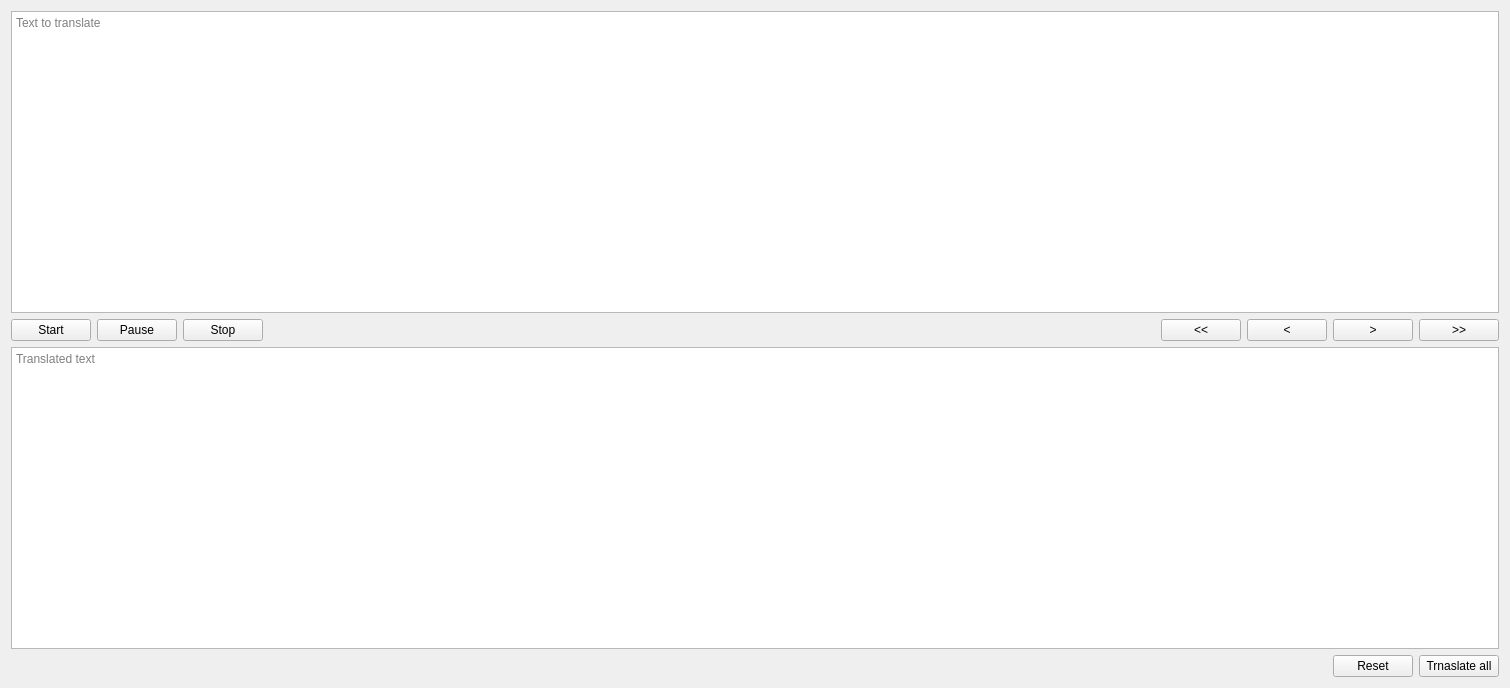
<?xml version="1.0" encoding="UTF-8"?>
<ui version="4.0">
 <class>Form</class>
 <widget class="QWidget" name="Form">
  <property name="geometry">
   <rect>
    <x>0</x>
    <y>0</y>
    <width>1510</width>
    <height>688</height>
   </rect>
  </property>
  <property name="windowTitle">
   <string>Form</string>
  </property>
  <layout class="QGridLayout" name="gridLayout">
   <item row="0" column="0">
    <widget class="QPlainTextEdit" name="textToTranslateInput">
     <property name="documentTitle">
      <string/>
     </property>
     <property name="placeholderText">
      <string>Text to translate</string>
     </property>
    </widget>
   </item>
   <item row="2" column="0">
    <widget class="QPlainTextEdit" name="translatedTextInput">
     <property name="documentTitle">
      <string/>
     </property>
     <property name="placeholderText">
      <string>Translated text</string>
     </property>
    </widget>
   </item>
   <item row="1" column="0">
    <layout class="QHBoxLayout" name="horizontalLayout">
     <item>
      <widget class="QPushButton" name="startButton">
       <property name="text">
        <string>Start</string>
       </property>
      </widget>
     </item>
     <item>
      <widget class="QPushButton" name="pauseButton">
       <property name="text">
        <string>Pause</string>
       </property>
      </widget>
     </item>
     <item>
      <widget class="QPushButton" name="stopButton">
       <property name="text">
        <string>Stop</string>
       </property>
      </widget>
     </item>
     <item>
      <spacer name="horizontalSpacer">
       <property name="orientation">
        <enum>Qt::Horizontal</enum>
       </property>
       <property name="sizeHint" stdset="0">
        <size>
         <width>40</width>
         <height>20</height>
        </size>
       </property>
      </spacer>
     </item>
     <item>
      <widget class="QPushButton" name="previousSentenceButton">
       <property name="sizePolicy">
        <sizepolicy hsizetype="Minimum" vsizetype="Preferred">
         <horstretch>0</horstretch>
         <verstretch>0</verstretch>
        </sizepolicy>
       </property>
       <property name="maximumSize">
        <size>
         <width>100</width>
         <height>16777215</height>
        </size>
       </property>
       <property name="text">
        <string>&lt;&lt;</string>
       </property>
      </widget>
     </item>
     <item>
      <widget class="QPushButton" name="previousWordButton">
       <property name="sizePolicy">
        <sizepolicy hsizetype="Minimum" vsizetype="Preferred">
         <horstretch>0</horstretch>
         <verstretch>0</verstretch>
        </sizepolicy>
       </property>
       <property name="maximumSize">
        <size>
         <width>100</width>
         <height>16777215</height>
        </size>
       </property>
       <property name="text">
        <string>&lt;</string>
       </property>
      </widget>
     </item>
     <item>
      <widget class="QPushButton" name="nextWordButton">
       <property name="sizePolicy">
        <sizepolicy hsizetype="Minimum" vsizetype="Preferred">
         <horstretch>0</horstretch>
         <verstretch>0</verstretch>
        </sizepolicy>
       </property>
       <property name="maximumSize">
        <size>
         <width>100</width>
         <height>16777215</height>
        </size>
       </property>
       <property name="text">
        <string>&gt;</string>
       </property>
      </widget>
     </item>
     <item>
      <widget class="QPushButton" name="nextSentenceButton">
       <property name="sizePolicy">
        <sizepolicy hsizetype="Minimum" vsizetype="Preferred">
         <horstretch>0</horstretch>
         <verstretch>0</verstretch>
        </sizepolicy>
       </property>
       <property name="maximumSize">
        <size>
         <width>100</width>
         <height>16777215</height>
        </size>
       </property>
       <property name="text">
        <string>&gt;&gt;</string>
       </property>
      </widget>
     </item>
    </layout>
   </item>
   <item row="3" column="0">
    <layout class="QHBoxLayout" name="horizontalLayout_2">
     <item>
      <spacer name="horizontalSpacer_2">
       <property name="orientation">
        <enum>Qt::Horizontal</enum>
       </property>
       <property name="sizeHint" stdset="0">
        <size>
         <width>40</width>
         <height>20</height>
        </size>
       </property>
      </spacer>
     </item>
     <item>
      <widget class="QPushButton" name="resetButton">
       <property name="text">
        <string>Reset</string>
       </property>
      </widget>
     </item>
     <item>
      <widget class="QPushButton" name="translateAllButton">
       <property name="text">
        <string>Trnaslate all</string>
       </property>
      </widget>
     </item>
    </layout>
   </item>
  </layout>
 </widget>
 <resources/>
 <connections>
  <connection>
   <sender>resetButton</sender>
   <signal>clicked()</signal>
   <receiver>textToTranslateInput</receiver>
   <slot>clear()</slot>
   <hints>
    <hint type="sourcelabel">
     <x>1213</x>
     <y>644</y>
    </hint>
    <hint type="destinationlabel">
     <x>897</x>
     <y>109</y>
    </hint>
   </hints>
  </connection>
  <connection>
   <sender>resetButton</sender>
   <signal>clicked()</signal>
   <receiver>translatedTextInput</receiver>
   <slot>clear()</slot>
   <hints>
    <hint type="sourcelabel">
     <x>1229</x>
     <y>640</y>
    </hint>
    <hint type="destinationlabel">
     <x>1195</x>
     <y>495</y>
    </hint>
   </hints>
  </connection>
  <connection>
   <sender>translateAllButton</sender>
   <signal>clicked()</signal>
   <receiver>Form</receiver>
   <slot>translateAll()</slot>
   <hints>
    <hint type="sourcelabel">
     <x>1401</x>
     <y>634</y>
    </hint>
    <hint type="destinationlabel">
     <x>1406</x>
     <y>829</y>
    </hint>
   </hints>
  </connection>
  <connection>
   <sender>startButton</sender>
   <signal>clicked()</signal>
   <receiver>Form</receiver>
   <slot>startTranslation()</slot>
   <hints>
    <hint type="sourcelabel">
     <x>148</x>
     <y>299</y>
    </hint>
    <hint type="destinationlabel">
     <x>-77</x>
     <y>249</y>
    </hint>
   </hints>
  </connection>
  <connection>
   <sender>pauseButton</sender>
   <signal>clicked()</signal>
   <receiver>Form</receiver>
   <slot>pauseTranslation()</slot>
   <hints>
    <hint type="sourcelabel">
     <x>343</x>
     <y>303</y>
    </hint>
    <hint type="destinationlabel">
     <x>-48</x>
     <y>264</y>
    </hint>
   </hints>
  </connection>
  <connection>
   <sender>stopButton</sender>
   <signal>clicked()</signal>
   <receiver>Form</receiver>
   <slot>stopTranslation()</slot>
   <hints>
    <hint type="sourcelabel">
     <x>516</x>
     <y>290</y>
    </hint>
    <hint type="destinationlabel">
     <x>541</x>
     <y>-117</y>
    </hint>
   </hints>
  </connection>
  <connection>
   <sender>nextSentenceButton</sender>
   <signal>clicked()</signal>
   <receiver>Form</receiver>
   <slot>translateNextSentence()</slot>
   <hints>
    <hint type="sourcelabel">
     <x>1437</x>
     <y>300</y>
    </hint>
    <hint type="destinationlabel">
     <x>1809</x>
     <y>317</y>
    </hint>
   </hints>
  </connection>
  <connection>
   <sender>nextWordButton</sender>
   <signal>clicked()</signal>
   <receiver>Form</receiver>
   <slot>translateNextWord()</slot>
   <hints>
    <hint type="sourcelabel">
     <x>1320</x>
     <y>305</y>
    </hint>
    <hint type="destinationlabel">
     <x>1665</x>
     <y>483</y>
    </hint>
   </hints>
  </connection>
  <connection>
   <sender>previousWordButton</sender>
   <signal>clicked()</signal>
   <receiver>Form</receiver>
   <slot>translatePreviousWord()</slot>
   <hints>
    <hint type="sourcelabel">
     <x>1187</x>
     <y>315</y>
    </hint>
    <hint type="destinationlabel">
     <x>1738</x>
     <y>556</y>
    </hint>
   </hints>
  </connection>
  <connection>
   <sender>previousSentenceButton</sender>
   <signal>clicked()</signal>
   <receiver>Form</receiver>
   <slot>translatePreviousSentence()</slot>
   <hints>
    <hint type="sourcelabel">
     <x>1070</x>
     <y>304</y>
    </hint>
    <hint type="destinationlabel">
     <x>1324</x>
     <y>832</y>
    </hint>
   </hints>
  </connection>
 </connections>
 <slots>
  <slot>translateAll()</slot>
  <slot>startTranslation()</slot>
  <slot>pauseTranslation()</slot>
  <slot>stopTranslation()</slot>
  <slot>translateNextWord()</slot>
  <slot>translateNextSentence()</slot>
  <slot>translatePreviousWord()</slot>
  <slot>translatePreviousSentence()</slot>
 </slots>
</ui>
